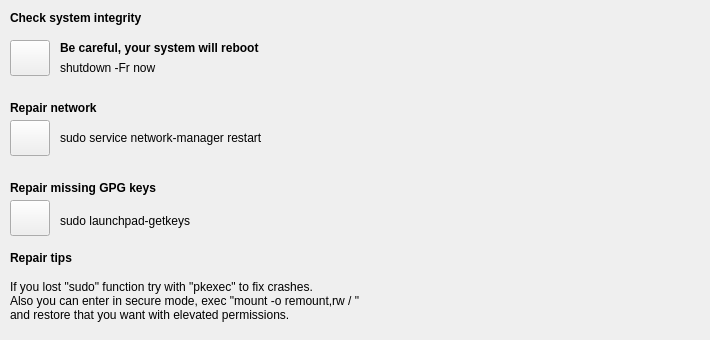
      <widget class="QWidget" name="tab_13">
       <attribute name="title">
        <string>Repair  1/2</string>
       </attribute>
       <widget class="QLabel" name="label_28">
        <property name="geometry">
         <rect>
          <x>60</x>
          <y>210</y>
          <width>171</width>
          <height>21</height>
         </rect>
        </property>
        <property name="font">
         <font>
          <weight>50</weight>
          <bold>false</bold>
         </font>
        </property>
        <property name="text">
         <string>sudo launchpad-getkeys</string>
        </property>
       </widget>
       <widget class="QLabel" name="label_2">
        <property name="geometry">
         <rect>
          <x>10</x>
          <y>10</y>
          <width>331</width>
          <height>16</height>
         </rect>
        </property>
        <property name="font">
         <font>
          <weight>75</weight>
          <bold>true</bold>
         </font>
        </property>
        <property name="text">
         <string>Check system integrity</string>
        </property>
       </widget>
       <widget class="QPushButton" name="integrityCheckButton">
        <property name="geometry">
         <rect>
          <x>10</x>
          <y>40</y>
          <width>40</width>
          <height>36</height>
         </rect>
        </property>
        <property name="maximumSize">
         <size>
          <width>40</width>
          <height>40</height>
         </size>
        </property>
        <property name="whatsThis">
         <string/>
        </property>
        <property name="text">
         <string/>
        </property>
        <property name="icon">
         <iconset resource="ubunsys.qrc">
          <normaloff>:/images/repair.png</normaloff>:/images/repair.png</iconset>
        </property>
        <property name="iconSize">
         <size>
          <width>30</width>
          <height>30</height>
         </size>
        </property>
        <property name="shortcut">
         <string/>
        </property>
        <property name="checkable">
         <bool>false</bool>
        </property>
       </widget>
       <widget class="QLabel" name="label_18">
        <property name="geometry">
         <rect>
          <x>60</x>
          <y>60</y>
          <width>141</width>
          <height>16</height>
         </rect>
        </property>
        <property name="font">
         <font>
          <weight>50</weight>
          <bold>false</bold>
         </font>
        </property>
        <property name="text">
         <string>shutdown -Fr now</string>
        </property>
       </widget>
       <widget class="QPushButton" name="repairNetworkButton">
        <property name="geometry">
         <rect>
          <x>10</x>
          <y>120</y>
          <width>40</width>
          <height>36</height>
         </rect>
        </property>
        <property name="maximumSize">
         <size>
          <width>40</width>
          <height>40</height>
         </size>
        </property>
        <property name="whatsThis">
         <string/>
        </property>
        <property name="text">
         <string/>
        </property>
        <property name="icon">
         <iconset resource="ubunsys.qrc">
          <normaloff>:/images/repair.png</normaloff>:/images/repair.png</iconset>
        </property>
        <property name="iconSize">
         <size>
          <width>30</width>
          <height>30</height>
         </size>
        </property>
        <property name="shortcut">
         <string/>
        </property>
        <property name="checkable">
         <bool>false</bool>
        </property>
       </widget>
       <widget class="QLabel" name="label_30">
        <property name="geometry">
         <rect>
          <x>60</x>
          <y>40</y>
          <width>251</width>
          <height>16</height>
         </rect>
        </property>
        <property name="font">
         <font>
          <weight>75</weight>
          <bold>true</bold>
         </font>
        </property>
        <property name="text">
         <string>Be careful, your system will reboot</string>
        </property>
       </widget>
       <widget class="QLabel" name="label_29">
        <property name="geometry">
         <rect>
          <x>10</x>
          <y>180</y>
          <width>321</width>
          <height>16</height>
         </rect>
        </property>
        <property name="font">
         <font>
          <weight>75</weight>
          <bold>true</bold>
         </font>
        </property>
        <property name="text">
         <string>Repair missing GPG keys</string>
        </property>
       </widget>
       <widget class="QPushButton" name="repairGPGKeys">
        <property name="geometry">
         <rect>
          <x>10</x>
          <y>200</y>
          <width>40</width>
          <height>36</height>
         </rect>
        </property>
        <property name="maximumSize">
         <size>
          <width>40</width>
          <height>40</height>
         </size>
        </property>
        <property name="whatsThis">
         <string/>
        </property>
        <property name="text">
         <string/>
        </property>
        <property name="icon">
         <iconset resource="ubunsys.qrc">
          <normaloff>:/images/repair.png</normaloff>:/images/repair.png</iconset>
        </property>
        <property name="iconSize">
         <size>
          <width>30</width>
          <height>30</height>
         </size>
        </property>
        <property name="shortcut">
         <string/>
        </property>
        <property name="checkable">
         <bool>false</bool>
        </property>
       </widget>
       <widget class="QLabel" name="label_27">
        <property name="geometry">
         <rect>
          <x>60</x>
          <y>130</y>
          <width>271</width>
          <height>16</height>
         </rect>
        </property>
        <property name="font">
         <font>
          <weight>50</weight>
          <bold>false</bold>
         </font>
        </property>
        <property name="text">
         <string>sudo service network-manager restart</string>
        </property>
       </widget>
       <widget class="QLabel" name="label_9">
        <property name="geometry">
         <rect>
          <x>10</x>
          <y>100</y>
          <width>111</width>
          <height>16</height>
         </rect>
        </property>
        <property name="font">
         <font>
          <weight>75</weight>
          <bold>true</bold>
         </font>
        </property>
        <property name="text">
         <string>Repair network</string>
        </property>
       </widget>
       <widget class="QLabel" name="label_39">
        <property name="geometry">
         <rect>
          <x>10</x>
          <y>270</y>
          <width>691</width>
          <height>61</height>
         </rect>
        </property>
        <property name="font">
         <font>
          <weight>50</weight>
          <bold>false</bold>
         </font>
        </property>
        <property name="text">
         <string>If you lost &quot;sudo&quot; function try with &quot;pkexec&quot; to fix crashes.
Also you can enter in secure mode, exec &quot;mount -o remount,rw / &quot;
and restore that you want with elevated permissions.</string>
        </property>
       </widget>
       <widget class="QLabel" name="label_40">
        <property name="geometry">
         <rect>
          <x>10</x>
          <y>250</y>
          <width>171</width>
          <height>16</height>
         </rect>
        </property>
        <property name="font">
         <font>
          <weight>75</weight>
          <bold>true</bold>
         </font>
        </property>
        <property name="text">
         <string>Repair tips</string>
        </property>
       </widget>
      </widget>
